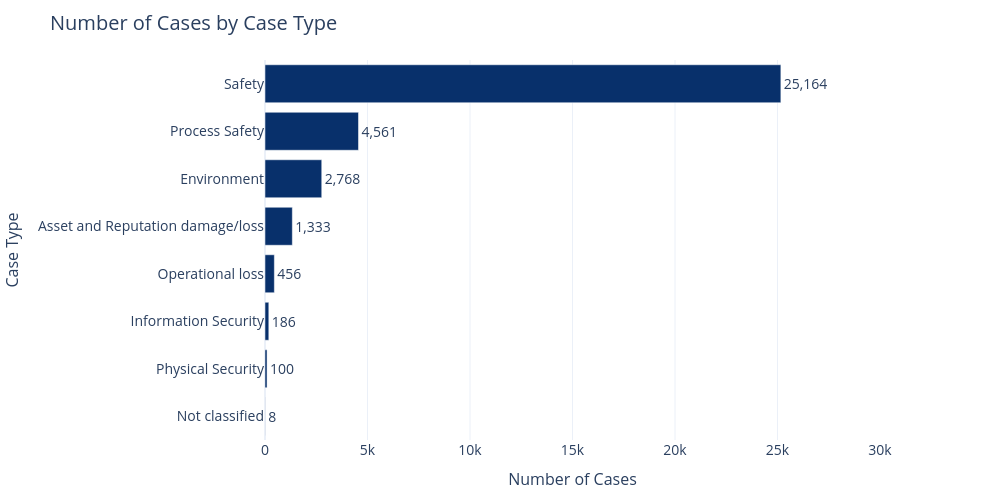

Write notebook code for a chart like this one.
### Markdown cell above
## 6. EDA — Cases by Case Type
An exploratory data analysis (EDA) step visualizes the distribution of cases across different `CASE_TYPE` categories (e.g., Process Safety, Near Hit, Observation). A horizontal bar chart provides insights into the prevalence of each case type, helping to identify class imbalances and inform modeling strategies.

### Code cell
# =============================================================================
# Number of Cases by Case Type
# =============================================================================

if 'CASE_TYPE' in master_df.columns:
    case_counts = master_df['CASE_TYPE'].value_counts().sort_values(ascending=True)

    fig = go.Figure(data=[go.Bar(
        y=case_counts.index.astype(str),
        x=case_counts.values,
        orientation='h',
        text=[f'{v:,}' for v in case_counts.values],
        textposition='outside',
        cliponaxis=False,
        marker=dict(color='#08306b'),
        textfont=dict(size=14)
    )])

    fig.update_layout(
        title=dict(text='Number of Cases by Case Type', font=dict(size=20)),
        xaxis_title=dict(text='Number of Cases', font=dict(size=16)),
        yaxis_title=dict(text='Case Type', font=dict(size=16)),
        xaxis=dict(tickfont=dict(size=14), range=[0, 30000]),
        yaxis=dict(tickfont=dict(size=14)),
        width=1000,
        height=max(500, len(case_counts) * 60),
        showlegend=False,
        hovermode='y unified',
        margin=dict(l=150, r=120, t=60, b=60),
        template='plotly_white'
    )
    fig.show()

    # Save high-resolution PNG for thesis (scale=4 → 4000px wide)
    fig.write_image(PATHS['results'] / 'Number of Cases by Case Type.png', scale=4, engine='kaleido')
    print(f"Saved high-res chart to: {PATHS['results'] / 'Number of Cases by Case Type.png'}")

    print(f"\nUnique case types: {master_df['CASE_TYPE'].nunique()}")
    print(f"Total records: {len(master_df):,}")
    print(f"\n{case_counts.sort_values(ascending=False).to_string()}")
else:
    print("Column 'CASE_TYPE' not found in master_df.")

### Figure 1 — Plotly figure (JSON) as saved in the notebook; plotly's stock layout.template omitted (floating-point values rounded to 4 significant figures)
{"data": [{"cliponaxis": false, "marker": {"color": "#08306b"}, "orientation": "h", "text": ["8", "100", "186", "456", "1,333", "2,768", "4,561", "25,164"], "textfont": {"size": 14}, "textposition": "outside", "type": "bar", "x": [8, 100, 186, 456, 1333, 2768, 4561, 25164], "y": ["Not classified", "Physical Security", "Information Security", "Operational loss", "Asset and Reputation damage/loss", "Environment", "Process Safety", "Safety"]}], "layout": {"height": 500, "hovermode": "y unified", "margin": {"b": 60, "l": 150, "r": 120, "t": 60}, "showlegend": false, "title": {"font": {"size": 20}, "text": "Number of Cases by Case Type"}, "width": 1000, "xaxis": {"range": [0, 30000], "tickfont": {"size": 14}, "title": {"font": {"size": 16}, "text": "Number of Cases"}}, "yaxis": {"tickfont": {"size": 14}, "title": {"font": {"size": 16}, "text": "Case Type"}}}}
